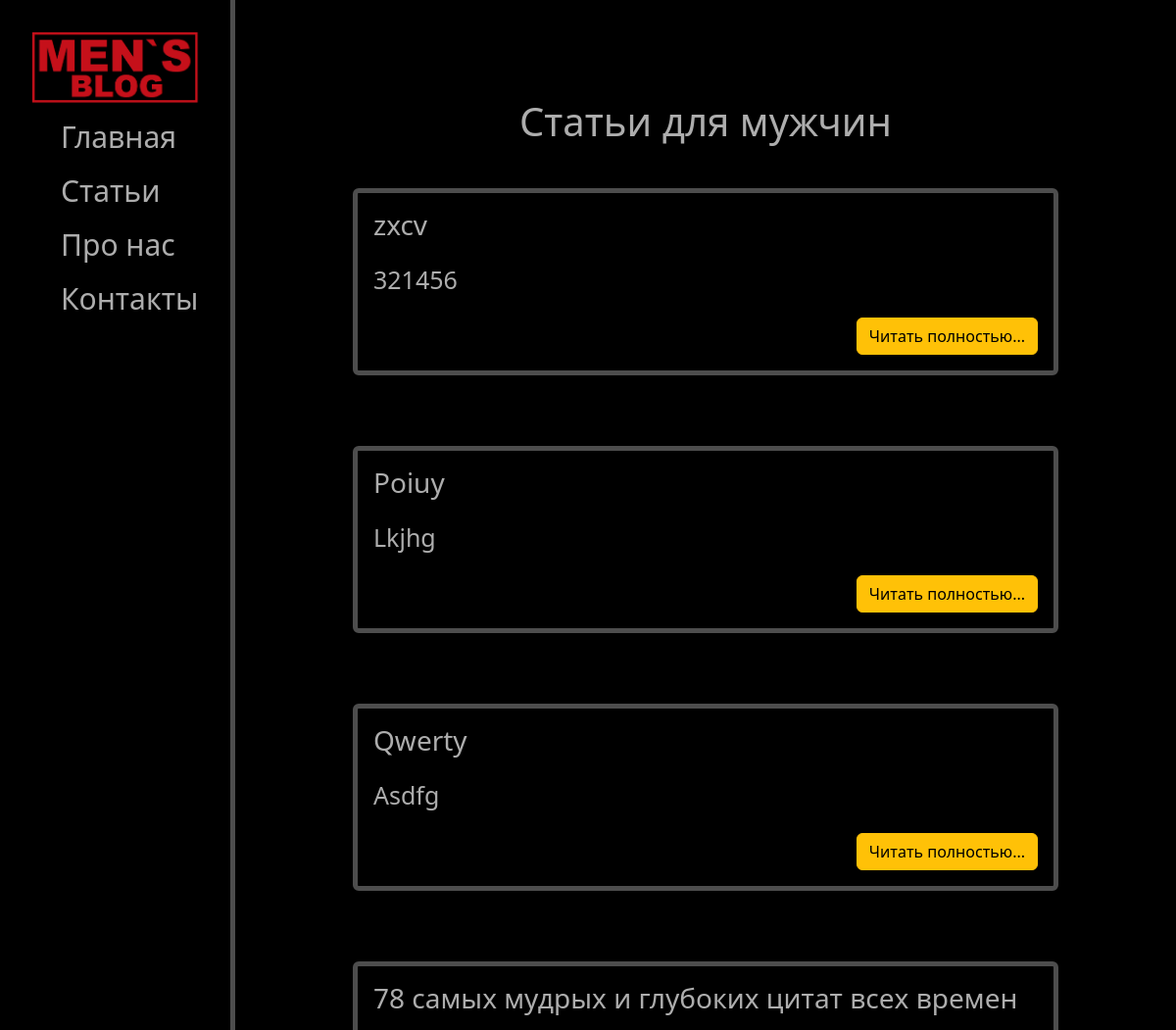
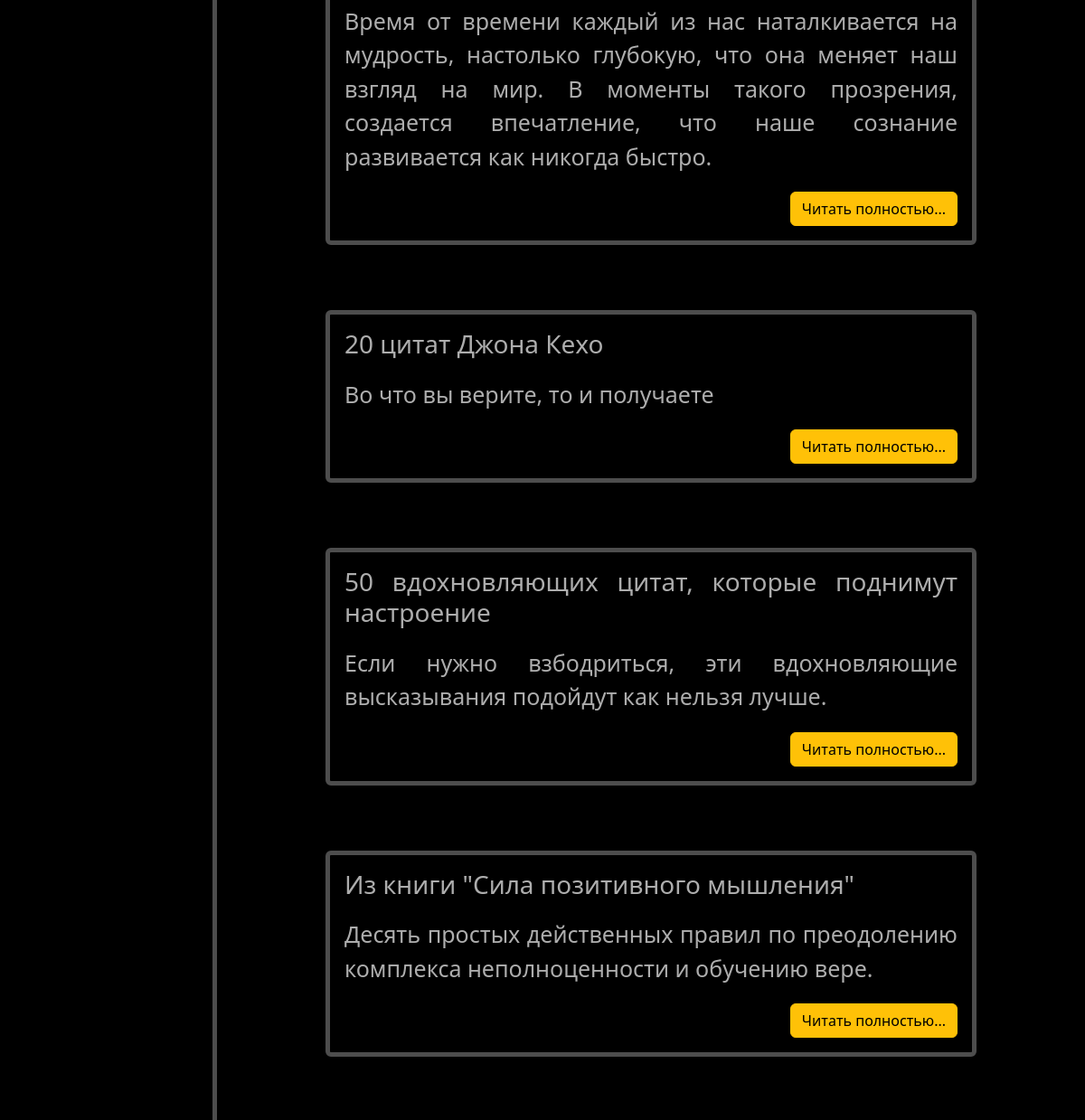
The page /news/ (upper part) on the database as committed earlier (2 pictures, top to bottom).
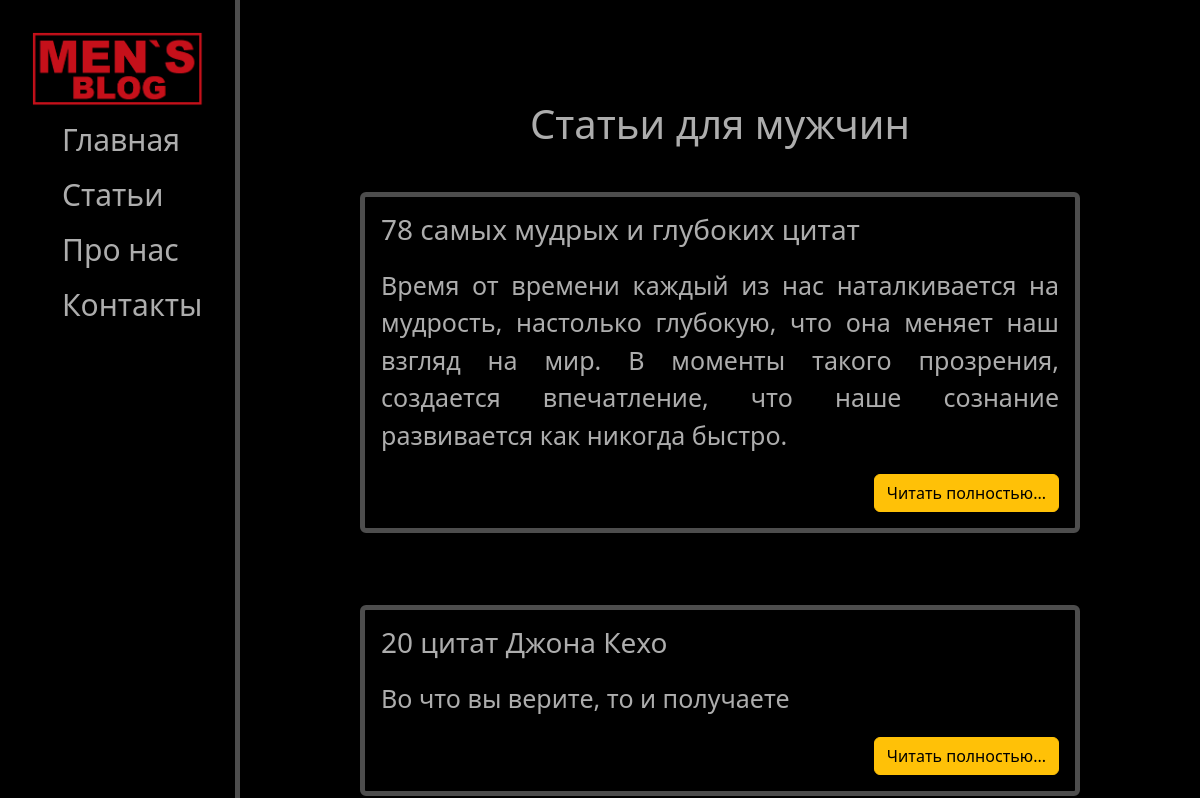
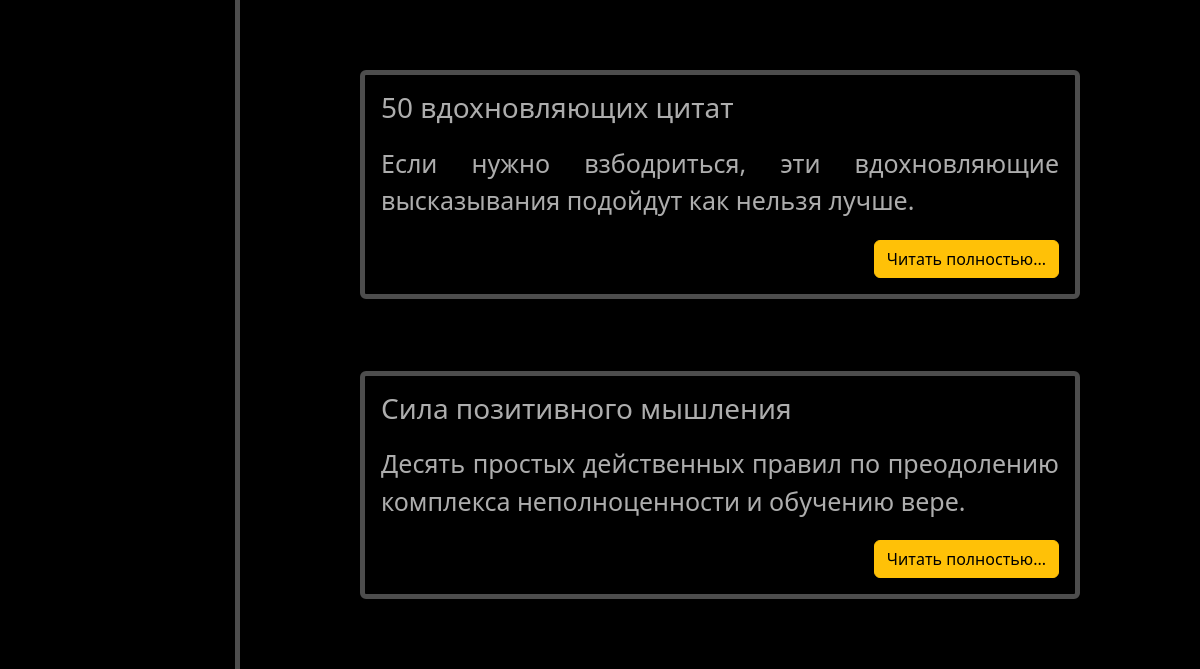
The same page on the database as committed later (2 pictures, top to bottom).
### news/models.py (models this page shows, shortened)
class Articles(models.Model):
    title = models.CharField('Название', max_length=100, default='Статья без названия')
    anons = models.CharField('Анонс', max_length=350)
    full_text = models.TextField('Статья')
    date = models.DateTimeField(default=datetime.now)
    class Meta: # множественное и единственно число названия таблицы
        verbose_name = 'Новость'
        verbose_name_plural = 'Новости'

### news/views.py (the view)
# urls.py: path('', views.news_home, name='news_home'),
def news_home(request):
    news = Articles.objects.order_by('-date')
    return render(request, 'news/news_home.html', {'news': news})

### news/templates/news/news_home.html (shortened to what this page needs)
{% extends 'main/layout.html' %}
{% block content %}
    <div class="features">
        <h1>Статьи для мужчин</h1>
        {% if news %}
            {% for el in news %}
                <div class="alert alert-warning">
                    <h3>{{ el.title }}</h3>
                    <p> {{ el.anons }}</p>
                    <a href="{% url 'news-detail' el.id %}" class="btn btn-warning">Читать полностью...</a>
                </div>
            {% endfor %}
        {% else %}
            <p>У вас не записей!</p>
        {% endif %}
    </div>
{% endblock %}

Rows that differ between the two databases and show on the page:
removed Articles: title "zxcv", anons "321456"
removed Articles: title "Poiuy", anons "Lkjhg"
removed Articles: title "Qwerty", anons "Asdfg"
changed Articles: title "78 самых мудрых и глубоких цитат всех времен" → "78 самых мудрых и глубоких цитат"
changed Articles: title "50 вдохновляющих цитат, которые поднимут настроение" → "50 вдохновляющих цитат"
changed Articles: title "Из книги \"Сила позитивного мышления\"" → "Сила позитивного мышления"
